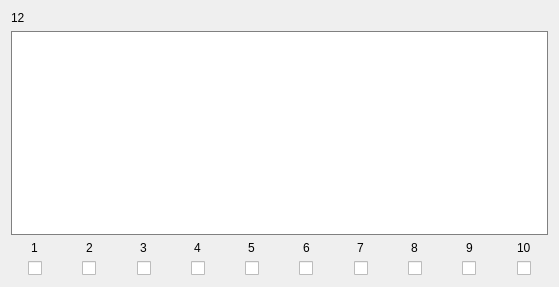
            <widget class="QWidget" name="scrollAreaWidgetContents_157">
             <property name="geometry">
              <rect>
               <x>0</x>
               <y>0</y>
               <width>559</width>
               <height>287</height>
              </rect>
             </property>
             <layout class="QVBoxLayout" name="verticalLayout_104">
              <item>
               <widget class="QLabel" name="Name_12">
                <property name="text">
                 <string>12</string>
                </property>
               </widget>
              </item>
              <item>
               <widget class="QTextEdit" name="Text_12">
                <property name="styleSheet">
                 <string notr="true">border: 1px solid gray</string>
                </property>
               </widget>
              </item>
              <item>
               <layout class="QHBoxLayout" name="horizontalLayout_15">
                <property name="bottomMargin">
                 <number>0</number>
                </property>
                <item>
                 <layout class="QVBoxLayout" name="verticalLayout_133">
                  <property name="rightMargin">
                   <number>0</number>
                  </property>
                  <property name="bottomMargin">
                   <number>0</number>
                  </property>
                  <item alignment="Qt::AlignHCenter">
                   <widget class="QLabel" name="label_112">
                    <property name="text">
                     <string>1</string>
                    </property>
                   </widget>
                  </item>
                  <item alignment="Qt::AlignHCenter">
                   <widget class="QCheckBox" name="Check_12_1">
                    <property name="text">
                     <string/>
                    </property>
                   </widget>
                  </item>
                 </layout>
                </item>
                <item>
                 <layout class="QVBoxLayout" name="verticalLayout_134">
                  <property name="rightMargin">
                   <number>0</number>
                  </property>
                  <property name="bottomMargin">
                   <number>0</number>
                  </property>
                  <item alignment="Qt::AlignHCenter">
                   <widget class="QLabel" name="label_113">
                    <property name="text">
                     <string>2</string>
                    </property>
                   </widget>
                  </item>
                  <item alignment="Qt::AlignHCenter">
                   <widget class="QCheckBox" name="Check_12_2">
                    <property name="text">
                     <string/>
                    </property>
                   </widget>
                  </item>
                 </layout>
                </item>
                <item>
                 <layout class="QVBoxLayout" name="verticalLayout_135">
                  <property name="rightMargin">
                   <number>0</number>
                  </property>
                  <property name="bottomMargin">
                   <number>0</number>
                  </property>
                  <item alignment="Qt::AlignHCenter">
                   <widget class="QLabel" name="label_114">
                    <property name="text">
                     <string>3</string>
                    </property>
                   </widget>
                  </item>
                  <item alignment="Qt::AlignHCenter">
                   <widget class="QCheckBox" name="Check_12_3">
                    <property name="text">
                     <string/>
                    </property>
                   </widget>
                  </item>
                 </layout>
                </item>
                <item>
                 <layout class="QVBoxLayout" name="verticalLayout_136">
                  <property name="rightMargin">
                   <number>0</number>
                  </property>
                  <property name="bottomMargin">
                   <number>0</number>
                  </property>
                  <item alignment="Qt::AlignHCenter">
                   <widget class="QLabel" name="label_115">
                    <property name="text">
                     <string>4</string>
                    </property>
                   </widget>
                  </item>
                  <item alignment="Qt::AlignHCenter">
                   <widget class="QCheckBox" name="Check_12_4">
                    <property name="text">
                     <string/>
                    </property>
                   </widget>
                  </item>
                 </layout>
                </item>
                <item>
                 <layout class="QVBoxLayout" name="verticalLayout_137">
                  <property name="rightMargin">
                   <number>0</number>
                  </property>
                  <property name="bottomMargin">
                   <number>0</number>
                  </property>
                  <item alignment="Qt::AlignHCenter">
                   <widget class="QLabel" name="label_116">
                    <property name="text">
                     <string>5</string>
                    </property>
                   </widget>
                  </item>
                  <item alignment="Qt::AlignHCenter">
                   <widget class="QCheckBox" name="Check_12_5">
                    <property name="text">
                     <string/>
                    </property>
                   </widget>
                  </item>
                 </layout>
                </item>
                <item>
                 <layout class="QVBoxLayout" name="verticalLayout_138">
                  <property name="rightMargin">
                   <number>0</number>
                  </property>
                  <property name="bottomMargin">
                   <number>0</number>
                  </property>
                  <item alignment="Qt::AlignHCenter">
                   <widget class="QLabel" name="label_117">
                    <property name="text">
                     <string>6</string>
                    </property>
                   </widget>
                  </item>
                  <item alignment="Qt::AlignHCenter">
                   <widget class="QCheckBox" name="Check_12_6">
                    <property name="text">
                     <string/>
                    </property>
                   </widget>
                  </item>
                 </layout>
                </item>
                <item>
                 <layout class="QVBoxLayout" name="verticalLayout_139">
                  <property name="rightMargin">
                   <number>0</number>
                  </property>
                  <property name="bottomMargin">
                   <number>0</number>
                  </property>
                  <item alignment="Qt::AlignHCenter">
                   <widget class="QLabel" name="label_118">
                    <property name="text">
                     <string>7</string>
                    </property>
                   </widget>
                  </item>
                  <item alignment="Qt::AlignHCenter">
                   <widget class="QCheckBox" name="Check_12_7">
                    <property name="text">
                     <string/>
                    </property>
                   </widget>
                  </item>
                 </layout>
                </item>
                <item>
                 <layout class="QVBoxLayout" name="verticalLayout_140">
                  <property name="rightMargin">
                   <number>0</number>
                  </property>
                  <property name="bottomMargin">
                   <number>0</number>
                  </property>
                  <item alignment="Qt::AlignHCenter">
                   <widget class="QLabel" name="label_119">
                    <property name="text">
                     <string>8</string>
                    </property>
                   </widget>
                  </item>
                  <item alignment="Qt::AlignHCenter">
                   <widget class="QCheckBox" name="Check_12_8">
                    <property name="text">
                     <string/>
                    </property>
                   </widget>
                  </item>
                 </layout>
                </item>
                <item>
                 <layout class="QVBoxLayout" name="verticalLayout_141">
                  <property name="rightMargin">
                   <number>0</number>
                  </property>
                  <property name="bottomMargin">
                   <number>0</number>
                  </property>
                  <item alignment="Qt::AlignHCenter">
                   <widget class="QLabel" name="label_120">
                    <property name="text">
                     <string>9</string>
                    </property>
                   </widget>
                  </item>
                  <item alignment="Qt::AlignHCenter">
                   <widget class="QCheckBox" name="Check_12_9">
                    <property name="text">
                     <string/>
                    </property>
                   </widget>
                  </item>
                 </layout>
                </item>
                <item>
                 <layout class="QVBoxLayout" name="verticalLayout_142">
                  <property name="rightMargin">
                   <number>0</number>
                  </property>
                  <property name="bottomMargin">
                   <number>0</number>
                  </property>
                  <item alignment="Qt::AlignHCenter">
                   <widget class="QLabel" name="label_121">
                    <property name="text">
                     <string>10</string>
                    </property>
                   </widget>
                  </item>
                  <item alignment="Qt::AlignHCenter">
                   <widget class="QCheckBox" name="Check_12_10">
                    <property name="text">
                     <string/>
                    </property>
                   </widget>
                  </item>
                 </layout>
                </item>
               </layout>
              </item>
             </layout>
            </widget>
